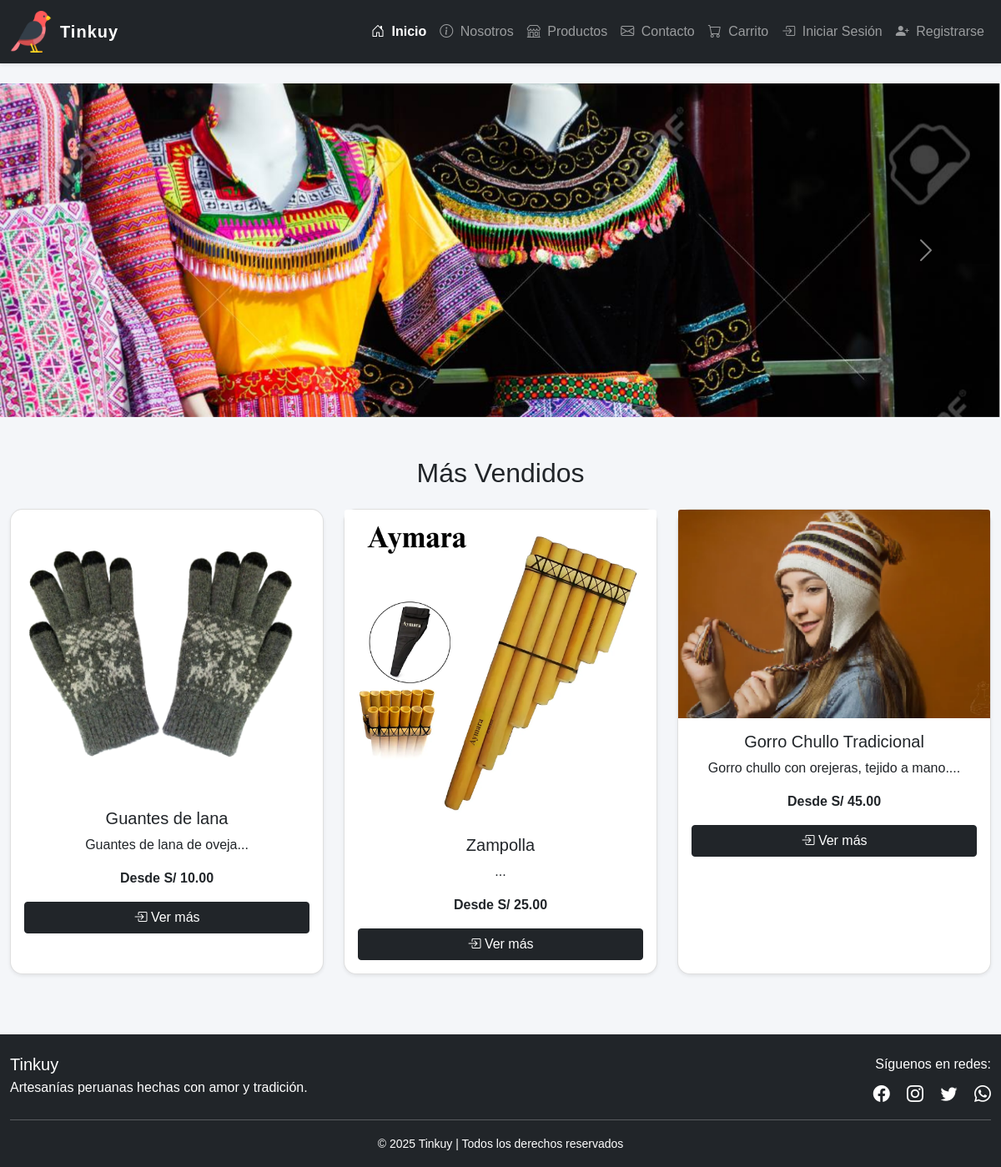
The page / on the database its author committed.
### tables this page shows
CREATE TABLE `productos` (
  `id_producto` int(11) NOT NULL,
  `id_categoria` int(11) NOT NULL,
  `id_vendedor` int(11) NOT NULL,
  `nombre_producto` varchar(255) NOT NULL,
  `descripcion` text DEFAULT NULL,
  `imagen_principal` varchar(255) DEFAULT NULL,
  `estado` enum('activo','inactivo') NOT NULL DEFAULT 'activo',
  `fecha_creacion` datetime DEFAULT current_timestamp()
);

### index.php (called while the page is built, shortened)
<?php
require_once __DIR__ . '/public/index.php';

### src/Models/producto.php (called while the page is built, shortened)
<?php
class Producto
{
    public function getProductosDestacados($conn)
    {
        $query = "
            SELECT
                p.id_producto,
                p.nombre_producto,
                p.descripcion,
                p.imagen_principal,
                (SELECT MIN(vp.precio)
                 FROM variantes_producto vp
                 WHERE vp.id_producto = p.id_producto
                   AND vp.estado = 'activo'
                   AND vp.stock > 0
                ) AS precio_minimo
            FROM
                productos AS p
            WHERE
                p.estado = 'activo'
                AND EXISTS (
                    SELECT 1
                    FROM variantes_producto vp
                    WHERE vp.id_producto = p.id_producto
                      AND vp.estado = 'activo'
                      AND vp.stock > 0
                )
            ORDER BY
                RAND()
            LIMIT 3
        ";
        $resultado = $conn->query($query);
        $productos_destacados = [];
        if ($resultado) {
            $productos_destacados = $resultado->fetch_all(MYSQLI_ASSOC);
        } else {
            error_log("Error en consulta de productos destacados: " . $conn->error);
        }
        return $productos_destacados;
    }
}

### src/Views/index.php (the view, shortened to what this page needs)
<?php
$project_root = defined('PROJECT_ROOT') ? PROJECT_ROOT : "/Ecommerce-Tinkuy";
$base_url = defined('PUBLIC_URL') ? PUBLIC_URL : ($project_root . "/public");
$controller_url = defined('BASE_URL') ? BASE_URL : ($base_url . "/index.php");
?>
<!DOCTYPE html>
<html lang="es">
<head>
    <link href="https://cdn.jsdelivr.net/npm/bootstrap@5.0.2/dist/css/bootstrap.min.css" rel="stylesheet">
    <link href="https://cdn.jsdelivr.net/npm/bootstrap-icons@1.10.5/font/bootstrap-icons.css" rel="stylesheet">
    <link rel="stylesheet" href="<?= $base_url ?>/css/style.css">
</head>
<body class="d-flex flex-column min-vh-100">
    <?php
    include BASE_PATH . '/src/Views/components/navbar.php';
    ?>
    <div class="flex-grow-1">
        <div id="mainCarousel" class="carousel slide mt-4" data-bs-ride="carousel">
            <div class="carousel-inner">
                <div class="carousel-item active">
                    <img src="<?= $public_url ?>/img/banner1.png" class="d-block w-100" alt="Banner 1"
                        loading="lazy">
                </div>
            </div>
            <button class="carousel-control-prev" type="button" data-bs-target="#mainCarousel" data-bs-slide="prev">
                <span class="carousel-control-prev-icon" aria-hidden="true"></span>
            </button>
            <button class="carousel-control-next" type="button" data-bs-target="#mainCarousel" data-bs-slide="next">
                <span class="carousel-control-next-icon" aria-hidden="true"></span>
            </button>
        </div>
        <section class="container my-5">
            <h2 class="text-center mb-4">Más Vendidos</h2>
            <div class="row">
                <?php if (empty($productos_destacados)): ?>
                    <div class="col-12">
                        <p class="text-center text-muted">No hay productos destacados en este momento.</p>
                    </div>
                <?php else: ?>
                    <?php foreach ($productos_destacados as $producto): ?>
                        <div class="col-md-4 mb-4">
                            <div class="card h-100 shadow-sm">
                                <img src="<?= $public_url ?>/img/productos/<?= htmlspecialchars($producto['imagen_principal']) ?>"
                                    class="card-img-top producto-img"
                                    alt="<?= htmlspecialchars($producto['nombre_producto']) ?>">
                                <div class="card-body text-center">
                                    <h5 class="card-title"><?= htmlspecialchars($producto['nombre_producto']) ?></h5>
                                    <p class="card-text"><?= htmlspecialchars(substr($producto['descripcion'], 0, 100)) ?>...
                                    </p>
                                    <p class="card-text fw-bold">
                                        Desde S/ <?= number_format($producto['precio_minimo'], 2) ?>
                                    </p>
                                    <a href="<?= $controller_url ?>?page=producto&id=<?= $producto['id_producto'] ?>"
                                        class="btn btn-dark w-100">
                                        <i class="bi bi-box-arrow-in-right"></i> Ver más
                                    </a>
                                </div>
                            </div>
                        </div>
                    <?php endforeach; ?>
                <?php endif; ?>
            </div>
        </section>
    </div>
    <?php
    include BASE_PATH . '/src/Views/components/footer.php';
    ?>
</body>
</html>

### public/css/style.css (style rules this page uses)
body { font-family: Arial, sans-serif; background-color: #f4f6f9; }
.container { max-width: 1200px; }
.carousel-item { height: 400px; }
.carousel-item img { height: 100%; width: 100%; object-fit: cover; }
.card { border-radius: 15px; }
html, body { height: 100%; margin: 0; padding: 0; }

### src/Views/components/footer.php (style rules this page uses)
html, body { height: 100%; }
body { display: flex; flex-direction: column; min-height: 100vh; }

### rows shown on the page
productos: imagen_principal (picture), nombre_producto "Guantes de lana", descripcion "Guantes de lana de oveja", precio_minimo "10.00"
productos: imagen_principal (picture), nombre_producto "Zampolla", precio_minimo "25.00"
productos: imagen_principal (picture), nombre_producto "Gorro Chullo Tradicional", descripcion "Gorro chullo con orejeras, tejido a mano.", precio_minimo "45.00"
